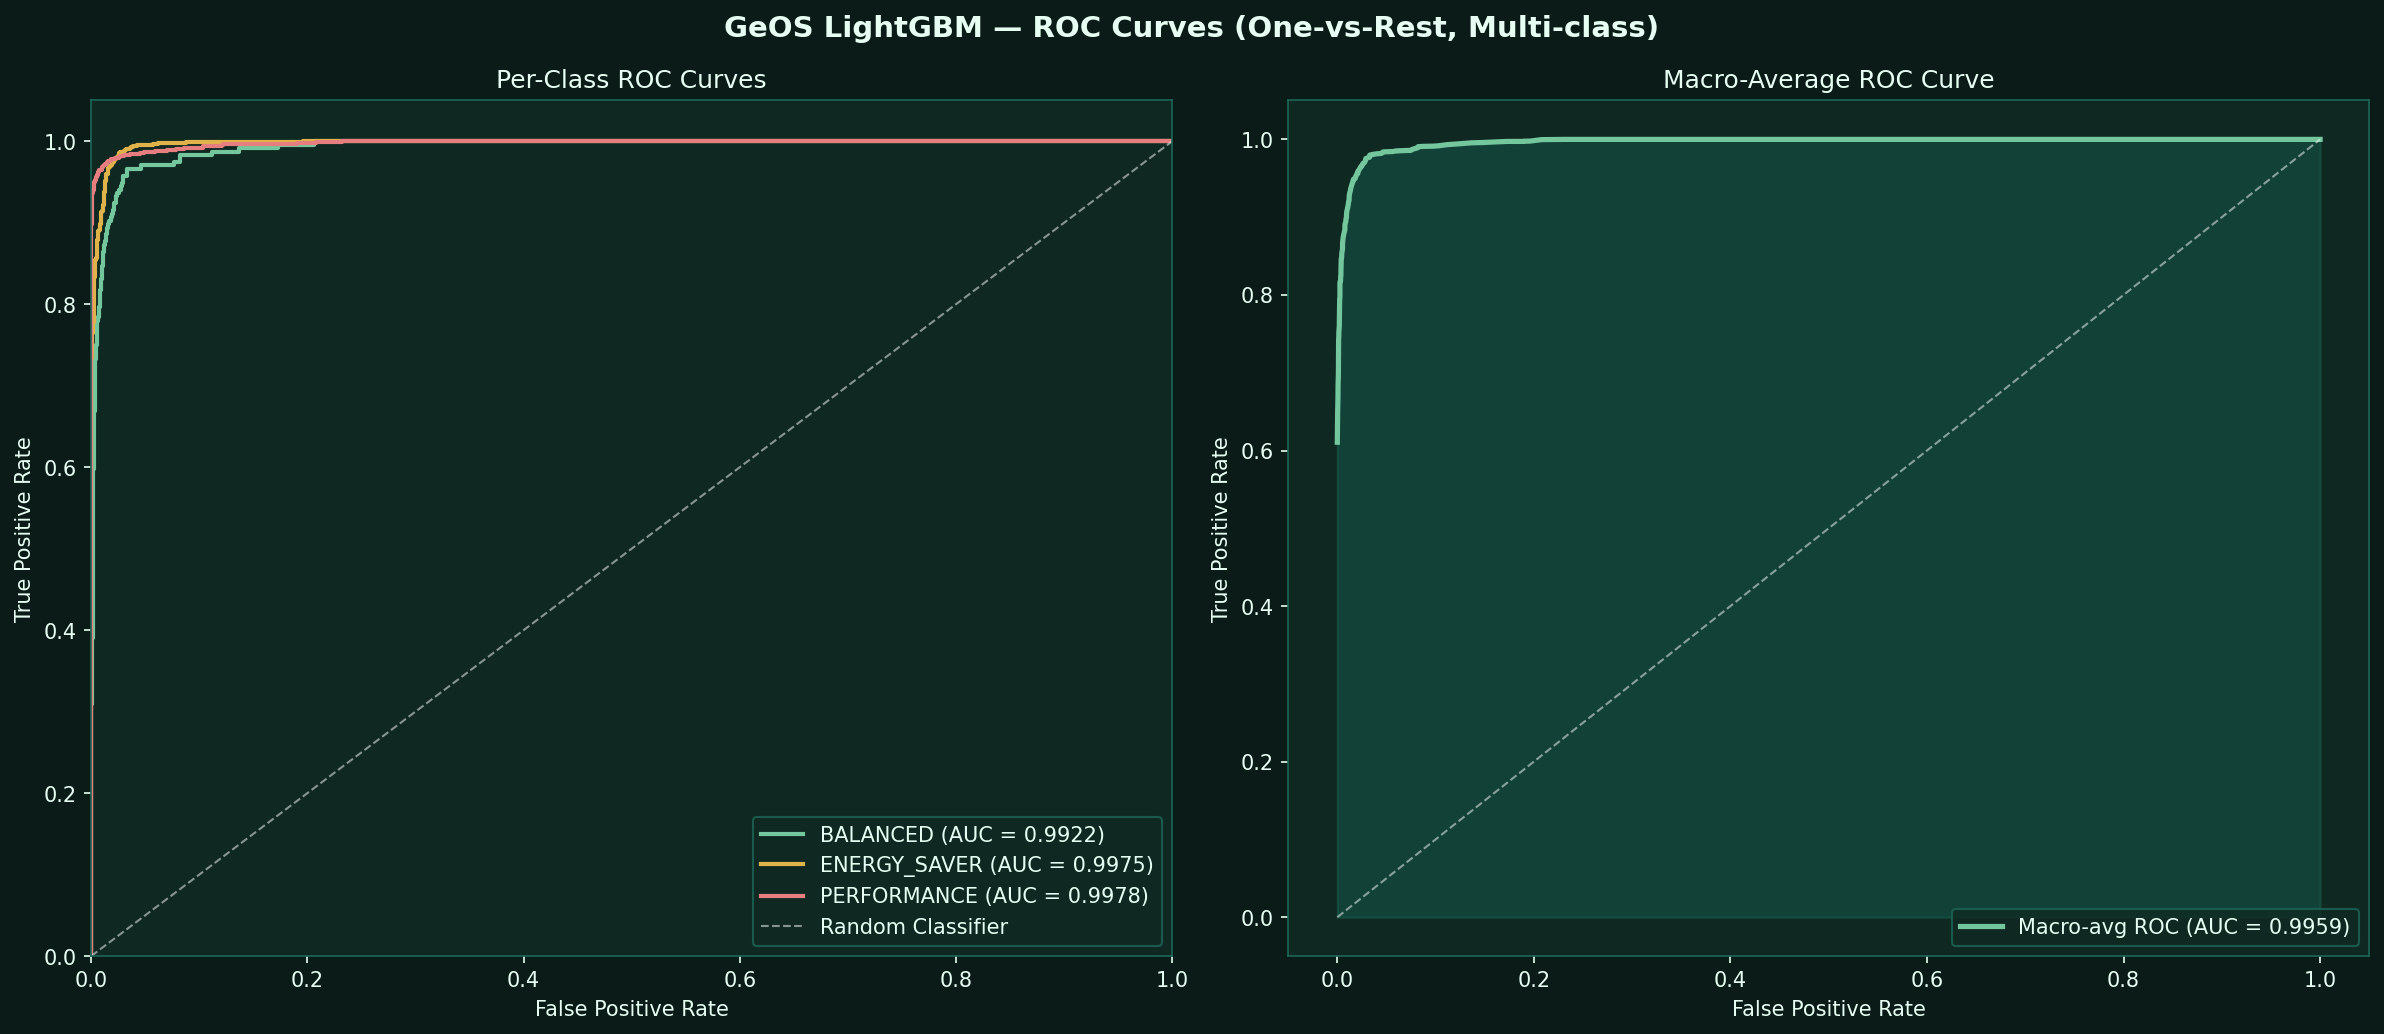

Write the Python code that produced this figure.
import pandas as pd
import numpy as np
import joblib
import matplotlib.pyplot as plt
from sklearn.metrics import roc_curve, auc
from sklearn.model_selection import train_test_split
from sklearn.preprocessing import label_binarize
import sys
sys.path.insert(0, ".")
from ml_engine.policy_features import feature_columns

plt.rcParams['figure.facecolor'] = '#0B1B18'
plt.rcParams['axes.facecolor'] = '#0F2922'
plt.rcParams['text.color'] = '#E6FFF2'
plt.rcParams['axes.labelcolor'] = '#E6FFF2'
plt.rcParams['xtick.color'] = '#E6FFF2'
plt.rcParams['ytick.color'] = '#E6FFF2'

df = pd.read_csv("datasets/telemetry.csv").dropna(subset=['os_mode'])
X = df[feature_columns()]
y = df['os_mode']
classes = ["BALANCED", "ENERGY_SAVER", "PERFORMANCE"]

X_train, X_test, y_train, y_test = train_test_split(
    X, y, test_size=0.2, random_state=42, stratify=y
)

model = joblib.load("ml_engine/policy_model.pkl")
y_score = model.predict_proba(X_test)
y_test_bin = label_binarize(y_test, classes=classes)

colors = ['#74C69D', '#E0B34A', '#E67E80']
fig, axes = plt.subplots(1, 2, figsize=(16, 7))
fig.suptitle("GeOS LightGBM — ROC Curves (One-vs-Rest, Multi-class)",
             fontsize=14, color='#E6FFF2', fontweight='bold')

# Individual class ROC curves
for i, (cls, color) in enumerate(zip(classes, colors)):
    fpr, tpr, _ = roc_curve(y_test_bin[:, i], y_score[:, i])
    roc_auc = auc(fpr, tpr)
    axes[0].plot(fpr, tpr, color=color, lw=2,
                 label=f'{cls} (AUC = {roc_auc:.4f})')

axes[0].plot([0, 1], [0, 1], 'w--', lw=1, alpha=0.5, label='Random Classifier')
axes[0].set_xlim([0.0, 1.0])
axes[0].set_ylim([0.0, 1.05])
axes[0].set_xlabel('False Positive Rate')
axes[0].set_ylabel('True Positive Rate')
axes[0].set_title('Per-Class ROC Curves')
axes[0].legend(facecolor='#0F2922', edgecolor='#1D6658', loc='lower right')
for spine in axes[0].spines.values():
    spine.set_color('#1D6658')

# Macro-average ROC
all_fpr = np.unique(np.concatenate([roc_curve(y_test_bin[:, i], y_score[:, i])[0]
                                     for i in range(len(classes))]))
mean_tpr = np.zeros_like(all_fpr)
for i in range(len(classes)):
    fpr, tpr, _ = roc_curve(y_test_bin[:, i], y_score[:, i])
    mean_tpr += np.interp(all_fpr, fpr, tpr)
mean_tpr /= len(classes)
macro_auc = auc(all_fpr, mean_tpr)

axes[1].fill_between(all_fpr, mean_tpr, alpha=0.3, color='#1B7F6A')
axes[1].plot(all_fpr, mean_tpr, color='#74C69D', lw=2.5,
             label=f'Macro-avg ROC (AUC = {macro_auc:.4f})')
axes[1].plot([0,1],[0,1],'w--', lw=1, alpha=0.5)
axes[1].set_xlabel('False Positive Rate')
axes[1].set_ylabel('True Positive Rate')
axes[1].set_title('Macro-Average ROC Curve')
axes[1].legend(facecolor='#0F2922', edgecolor='#1D6658', loc='lower right')
for spine in axes[1].spines.values():
    spine.set_color('#1D6658')

plt.tight_layout()
plt.savefig("viz_04_roc_curves.png", dpi=150, bbox_inches='tight')
plt.show()
print(f"Macro AUC: {macro_auc:.4f}")
print("Saved: viz_04_roc_curves.png")
